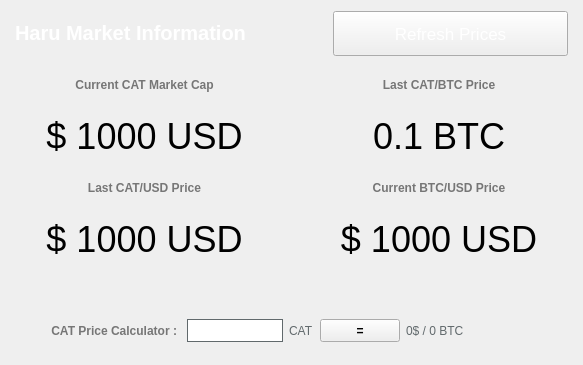
<?xml version="1.0" encoding="UTF-8"?>
<ui version="4.0">
 <class>MarketBrowser</class>
 <widget class="QWidget" name="MarketBrowser">
  <property name="windowModality">
   <enum>Qt::NonModal</enum>
  </property>
  <property name="geometry">
   <rect>
    <x>0</x>
    <y>0</y>
    <width>583</width>
    <height>365</height>
   </rect>
  </property>
  <property name="sizePolicy">
   <sizepolicy hsizetype="Preferred" vsizetype="Preferred">
    <horstretch>0</horstretch>
    <verstretch>0</verstretch>
   </sizepolicy>
  </property>
  <property name="windowTitle">
   <string>Digging</string>
  </property>
  <property name="styleSheet">
   <string notr="true"/>
  </property>
  <layout class="QGridLayout" name="gridLayout">
   <property name="sizeConstraint">
    <enum>QLayout::SetMaximumSize</enum>
   </property>
   <property name="leftMargin">
    <number>0</number>
   </property>
   <property name="rightMargin">
    <number>0</number>
   </property>
   <item row="0" column="0">
    <widget class="QLabel" name="label_4">
     <property name="sizePolicy">
      <sizepolicy hsizetype="Expanding" vsizetype="Preferred">
       <horstretch>0</horstretch>
       <verstretch>0</verstretch>
      </sizepolicy>
     </property>
     <property name="styleSheet">
      <string notr="true">color: #FFF;font-size:26px;font-weight:600;</string>
     </property>
     <property name="text">
      <string>&lt;html&gt;&lt;head/&gt;&lt;body&gt;&lt;p&gt;&lt;span style=&quot; font-size:20px;font-weight:600; color:#FFFFFF;&quot;&gt;Haru Market Information&lt;/span&gt;&lt;/p&gt;&lt;/body&gt;&lt;/html&gt;</string>
     </property>
     <property name="alignment">
      <set>Qt::AlignLeading|Qt::AlignLeft|Qt::AlignVCenter</set>
     </property>
     <property name="margin">
      <number>0</number>
     </property>
     <property name="indent">
      <number>15</number>
     </property>
    </widget>
   </item>
   <item row="17" column="0" colspan="2">
    <layout class="QHBoxLayout" name="horizontalLayout_5">
     <item>
      <widget class="QLabel" name="denarius">
       <property name="sizePolicy">
        <sizepolicy hsizetype="Expanding" vsizetype="Preferred">
         <horstretch>0</horstretch>
         <verstretch>0</verstretch>
        </sizepolicy>
       </property>
       <property name="font">
        <font>
         <pointsize>27</pointsize>
        </font>
       </property>
       <property name="mouseTracking">
        <bool>true</bool>
       </property>
       <property name="text">
        <string notr="true">$ 1000 USD</string>
       </property>
       <property name="scaledContents">
        <bool>false</bool>
       </property>
       <property name="alignment">
        <set>Qt::AlignCenter</set>
       </property>
      </widget>
     </item>
     <item>
      <widget class="QLabel" name="bitcoin">
       <property name="sizePolicy">
        <sizepolicy hsizetype="Expanding" vsizetype="Preferred">
         <horstretch>0</horstretch>
         <verstretch>0</verstretch>
        </sizepolicy>
       </property>
       <property name="font">
        <font>
         <pointsize>27</pointsize>
        </font>
       </property>
       <property name="mouseTracking">
        <bool>true</bool>
       </property>
       <property name="text">
        <string notr="true">$ 1000 USD</string>
       </property>
       <property name="scaledContents">
        <bool>false</bool>
       </property>
       <property name="alignment">
        <set>Qt::AlignCenter</set>
       </property>
      </widget>
     </item>
    </layout>
   </item>
   <item row="4" column="0" colspan="2">
    <layout class="QHBoxLayout" name="horizontalLayout_3">
     <item>
      <layout class="QHBoxLayout" name="horizontalLayout_2">
       <property name="spacing">
        <number>6</number>
       </property>
       <property name="sizeConstraint">
        <enum>QLayout::SetDefaultConstraint</enum>
       </property>
       <item>
        <widget class="QLabel" name="dnrmc">
         <property name="sizePolicy">
          <sizepolicy hsizetype="Expanding" vsizetype="Preferred">
           <horstretch>0</horstretch>
           <verstretch>0</verstretch>
          </sizepolicy>
         </property>
         <property name="font">
          <font>
           <pointsize>27</pointsize>
          </font>
         </property>
         <property name="mouseTracking">
          <bool>true</bool>
         </property>
         <property name="text">
          <string notr="true">$ 1000 USD</string>
         </property>
         <property name="scaledContents">
          <bool>false</bool>
         </property>
         <property name="alignment">
          <set>Qt::AlignCenter</set>
         </property>
        </widget>
       </item>
       <item>
        <widget class="QLabel" name="dnrbtc">
         <property name="sizePolicy">
          <sizepolicy hsizetype="Expanding" vsizetype="Preferred">
           <horstretch>0</horstretch>
           <verstretch>0</verstretch>
          </sizepolicy>
         </property>
         <property name="font">
          <font>
           <pointsize>27</pointsize>
          </font>
         </property>
         <property name="mouseTracking">
          <bool>true</bool>
         </property>
         <property name="text">
          <string>0.1 BTC</string>
         </property>
         <property name="alignment">
          <set>Qt::AlignCenter</set>
         </property>
        </widget>
       </item>
      </layout>
     </item>
    </layout>
   </item>
   <item row="0" column="1">
    <widget class="QPushButton" name="startButton">
     <property name="sizePolicy">
      <sizepolicy hsizetype="Fixed" vsizetype="Fixed">
       <horstretch>0</horstretch>
       <verstretch>0</verstretch>
      </sizepolicy>
     </property>
     <property name="minimumSize">
      <size>
       <width>250</width>
       <height>45</height>
      </size>
     </property>
     <property name="palette">
      <palette>
       <active>
        <colorrole role="WindowText">
         <brush brushstyle="SolidPattern">
          <color alpha="255">
           <red>255</red>
           <green>255</green>
           <blue>255</blue>
          </color>
         </brush>
        </colorrole>
        <colorrole role="Text">
         <brush brushstyle="SolidPattern">
          <color alpha="255">
           <red>255</red>
           <green>255</green>
           <blue>255</blue>
          </color>
         </brush>
        </colorrole>
        <colorrole role="ButtonText">
         <brush brushstyle="SolidPattern">
          <color alpha="255">
           <red>255</red>
           <green>255</green>
           <blue>255</blue>
          </color>
         </brush>
        </colorrole>
       </active>
       <inactive>
        <colorrole role="WindowText">
         <brush brushstyle="SolidPattern">
          <color alpha="255">
           <red>255</red>
           <green>255</green>
           <blue>255</blue>
          </color>
         </brush>
        </colorrole>
        <colorrole role="Text">
         <brush brushstyle="SolidPattern">
          <color alpha="255">
           <red>255</red>
           <green>255</green>
           <blue>255</blue>
          </color>
         </brush>
        </colorrole>
        <colorrole role="ButtonText">
         <brush brushstyle="SolidPattern">
          <color alpha="255">
           <red>255</red>
           <green>255</green>
           <blue>255</blue>
          </color>
         </brush>
        </colorrole>
       </inactive>
       <disabled>
        <colorrole role="WindowText">
         <brush brushstyle="SolidPattern">
          <color alpha="255">
           <red>120</red>
           <green>120</green>
           <blue>120</blue>
          </color>
         </brush>
        </colorrole>
        <colorrole role="Text">
         <brush brushstyle="SolidPattern">
          <color alpha="255">
           <red>120</red>
           <green>120</green>
           <blue>120</blue>
          </color>
         </brush>
        </colorrole>
        <colorrole role="ButtonText">
         <brush brushstyle="SolidPattern">
          <color alpha="255">
           <red>120</red>
           <green>120</green>
           <blue>120</blue>
          </color>
         </brush>
        </colorrole>
       </disabled>
      </palette>
     </property>
     <property name="font">
      <font>
       <family>MS Shell Dlg 2</family>
       <pointsize>13</pointsize>
       <weight>50</weight>
       <italic>false</italic>
       <bold>false</bold>
      </font>
     </property>
     <property name="acceptDrops">
      <bool>false</bool>
     </property>
     <property name="styleSheet">
      <string notr="true">margin-right: 15px;</string>
     </property>
     <property name="text">
      <string>Refresh Prices</string>
     </property>
     <property name="iconSize">
      <size>
       <width>150</width>
       <height>35</height>
      </size>
     </property>
     <property name="default">
      <bool>false</bool>
     </property>
     <property name="flat">
      <bool>false</bool>
     </property>
    </widget>
   </item>
   <item row="1" column="0" colspan="2">
    <layout class="QHBoxLayout" name="horizontalLayout_8">
     <item>
      <layout class="QHBoxLayout" name="horizontalLayout_7">
       <item>
        <widget class="QLabel" name="label_15">
         <property name="sizePolicy">
          <sizepolicy hsizetype="Expanding" vsizetype="Fixed">
           <horstretch>0</horstretch>
           <verstretch>0</verstretch>
          </sizepolicy>
         </property>
         <property name="text">
          <string>&lt;html&gt;&lt;head/&gt;&lt;body&gt;&lt;p&gt;&lt;span style=&quot; font-weight:600; color:#767676;&quot;&gt;Current CAT Market Cap&lt;/span&gt;&lt;/p&gt;&lt;/body&gt;&lt;/html&gt;</string>
         </property>
         <property name="alignment">
          <set>Qt::AlignCenter</set>
         </property>
        </widget>
       </item>
       <item>
        <widget class="QLabel" name="label_5">
         <property name="sizePolicy">
          <sizepolicy hsizetype="Expanding" vsizetype="Preferred">
           <horstretch>0</horstretch>
           <verstretch>0</verstretch>
          </sizepolicy>
         </property>
         <property name="text">
          <string>&lt;html&gt;&lt;head/&gt;&lt;body&gt;&lt;p&gt;&lt;span style=&quot; font-weight:600; color:#767676;&quot;&gt;Last CAT/BTC Price&lt;/span&gt;&lt;/p&gt;&lt;/body&gt;&lt;/html&gt;</string>
         </property>
         <property name="alignment">
          <set>Qt::AlignCenter</set>
         </property>
        </widget>
       </item>
      </layout>
     </item>
    </layout>
   </item>
   <item row="15" column="0" colspan="2">
    <layout class="QHBoxLayout" name="horizontalLayout_6">
     <item>
      <widget class="QLabel" name="label_14">
       <property name="sizePolicy">
        <sizepolicy hsizetype="Expanding" vsizetype="Fixed">
         <horstretch>0</horstretch>
         <verstretch>0</verstretch>
        </sizepolicy>
       </property>
       <property name="text">
        <string>&lt;html&gt;&lt;head/&gt;&lt;body&gt;&lt;p&gt;&lt;span style=&quot; font-weight:600; color:#767676;&quot;&gt;Last CAT/USD Price&lt;/span&gt;&lt;/p&gt;&lt;/body&gt;&lt;/html&gt;</string>
       </property>
       <property name="alignment">
        <set>Qt::AlignCenter</set>
       </property>
      </widget>
     </item>
     <item>
      <widget class="QLabel" name="label_13">
       <property name="sizePolicy">
        <sizepolicy hsizetype="Expanding" vsizetype="Preferred">
         <horstretch>0</horstretch>
         <verstretch>0</verstretch>
        </sizepolicy>
       </property>
       <property name="text">
        <string>&lt;html&gt;&lt;head/&gt;&lt;body&gt;&lt;p&gt;&lt;span style=&quot; font-weight:600; color:#767676;&quot;&gt;Current BTC/USD Price&lt;/span&gt;&lt;/p&gt;&lt;/body&gt;&lt;/html&gt;</string>
       </property>
       <property name="alignment">
        <set>Qt::AlignCenter</set>
       </property>
      </widget>
     </item>
    </layout>
   </item>
   <item row="20" column="0" colspan="2">
    <layout class="QHBoxLayout" name="horizontalLayout_4"/>
   </item>
   <item row="22" column="0" colspan="2">
    <layout class="QHBoxLayout" name="horizontalLayout">
     <item>
      <widget class="QLabel" name="label_31">
       <property name="sizePolicy">
        <sizepolicy hsizetype="Expanding" vsizetype="Preferred">
         <horstretch>0</horstretch>
         <verstretch>0</verstretch>
        </sizepolicy>
       </property>
       <property name="text">
        <string>&lt;html&gt;&lt;head/&gt;&lt;body&gt;&lt;p&gt;&lt;span style=&quot; font-weight:600; color:#767676;&quot;&gt;CAT Price Calculator :&lt;/span&gt;&lt;/p&gt;&lt;/body&gt;&lt;/html&gt;</string>
       </property>
       <property name="alignment">
        <set>Qt::AlignRight|Qt::AlignTrailing|Qt::AlignVCenter</set>
       </property>
      </widget>
     </item>
     <item>
      <widget class="QLineEdit" name="egals">
       <property name="minimumSize">
        <size>
         <width>100</width>
         <height>23</height>
        </size>
       </property>
       <property name="maximumSize">
        <size>
         <width>100</width>
         <height>16777215</height>
        </size>
       </property>
       <property name="styleSheet">
        <string notr="true">border: 1px solid #61696c;margin-left:4px;</string>
       </property>
      </widget>
     </item>
     <item>
      <widget class="QLabel" name="label">
       <property name="styleSheet">
        <string notr="true">color:#61696c;</string>
       </property>
       <property name="text">
        <string>CAT</string>
       </property>
      </widget>
     </item>
     <item>
      <widget class="QPushButton" name="egal">
       <property name="sizePolicy">
        <sizepolicy hsizetype="Fixed" vsizetype="Fixed">
         <horstretch>0</horstretch>
         <verstretch>0</verstretch>
        </sizepolicy>
       </property>
       <property name="minimumSize">
        <size>
         <width>0</width>
         <height>23</height>
        </size>
       </property>
       <property name="styleSheet">
        <string notr="true">font-weight:600;</string>
       </property>
       <property name="text">
        <string>=</string>
       </property>
      </widget>
     </item>
     <item>
      <widget class="QLabel" name="egald">
       <property name="sizePolicy">
        <sizepolicy hsizetype="Expanding" vsizetype="Preferred">
         <horstretch>0</horstretch>
         <verstretch>0</verstretch>
        </sizepolicy>
       </property>
       <property name="styleSheet">
        <string notr="true">color:#61696c;</string>
       </property>
       <property name="text">
        <string>0$ / 0 BTC</string>
       </property>
      </widget>
     </item>
    </layout>
   </item>
   <item row="21" column="0" colspan="2">
    <spacer name="verticalSpacer">
     <property name="orientation">
      <enum>Qt::Vertical</enum>
     </property>
     <property name="sizeType">
      <enum>QSizePolicy::Fixed</enum>
     </property>
     <property name="sizeHint" stdset="0">
      <size>
       <width>20</width>
       <height>40</height>
      </size>
     </property>
    </spacer>
   </item>
   <item row="6" column="0" colspan="2">
    <layout class="QHBoxLayout" name="horizontalLayout_9"/>
   </item>
  </layout>
 </widget>
 <layoutdefault spacing="6" margin="11"/>
 <resources>
  <include location="../bitcoin.qrc"/>
 </resources>
 <connections/>
</ui>
